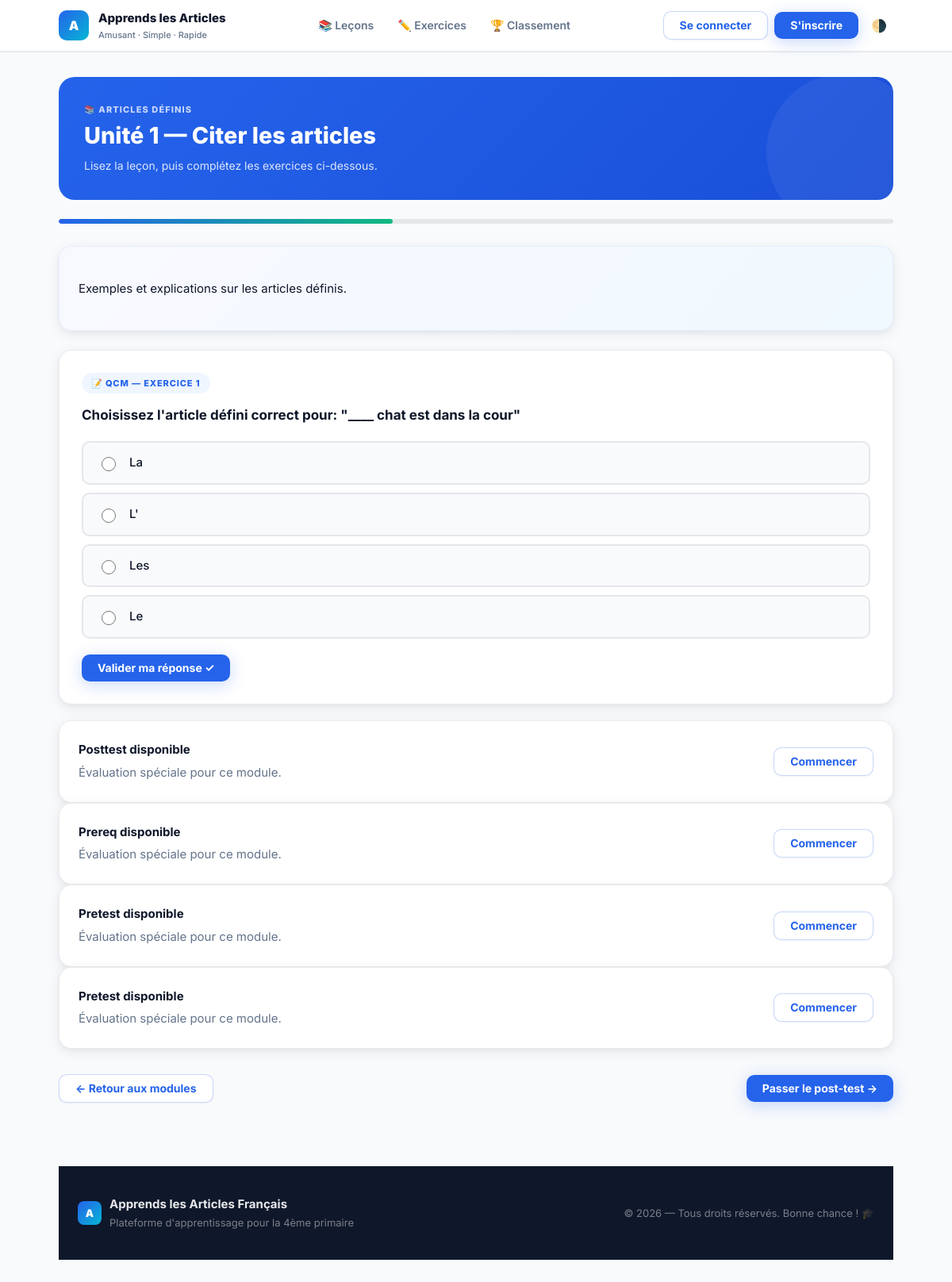
The app's page /lesson.php with its own data.
### tables this page shows
CREATE TABLE units (
  id INT AUTO_INCREMENT PRIMARY KEY,
  module_id INT NOT NULL,
  title VARCHAR(255) NOT NULL,
  content_html TEXT,
  `order` INT DEFAULT 0,
  FOREIGN KEY (module_id) REFERENCES modules(id) ON DELETE CASCADE
);

CREATE TABLE modules (
  id INT AUTO_INCREMENT PRIMARY KEY,
  title VARCHAR(255) NOT NULL,
  description TEXT,
  `order` INT DEFAULT 0,
  created_by INT NULL,
  cover_image VARCHAR(255) NULL,
  FOREIGN KEY (created_by) REFERENCES users(id) ON DELETE SET NULL
);

CREATE TABLE exercises (
  id INT AUTO_INCREMENT PRIMARY KEY,
  unit_id INT NOT NULL,
  type VARCHAR(30) NOT NULL,
  data JSON NOT NULL,
  points INT DEFAULT 1,
  `order` INT DEFAULT 0,
  FOREIGN KEY (unit_id) REFERENCES units(id) ON DELETE CASCADE
);

### public/lesson.php (the view, shortened to what this page needs)
<?php
require_once __DIR__.'/../src/auth.php';
$unit_id = isset($_GET['unit_id']) ? (int)$_GET['unit_id'] : 1;
$stmt = $pdo->prepare('SELECT u.*, m.title AS module_title FROM units u JOIN modules m ON m.id=u.module_id WHERE u.id = ?');
$stmt->execute([$unit_id]);
$unit = $stmt->fetch();
$stmt = $pdo->prepare('SELECT * FROM exercises WHERE unit_id = ? ORDER BY `order`');
$stmt->execute([$unit_id]);
$exercises = $stmt->fetchAll();
?><!doctype html>
<html lang="fr"><head>
<link rel="stylesheet" href="/assets/css/style.css">
</head><body>
<?php require_once __DIR__.'/../src/partials/header.php'; ?>
<main class="app-container">
  <div class="rd-lesson-hero rd-anim">
    <div class="rd-unit-tag">📚 <?=htmlspecialchars($unit['module_title'])?></div>
    <h1><?=htmlspecialchars($unit['title'])?></h1>
    <p>Lisez la leçon, puis complétez les exercices ci-dessous.</p>
  </div>
  <div class="rd-strip"><div class="rd-strip-fill" style="width:<?= min(100, count($exercises) > 0 ? 40 : 0) ?>%"></div></div>
  <div class="content card explain rd-anim rd-d1"><?= $unit['content_html'] ?></div>
  <?php $exIdx = 0; foreach ($exercises as $ex): ?>
  <?php $edata = json_decode($ex['data'], true); ?>
  <?php foreach ($edata as $idx => $q): ?>
    <?php if ($ex['type'] === 'mcq'): $exIdx++; ?>
    <div class="exercise card rd-anim">
      <div class="rd-ex-badge">📝 QCM — Exercice <?= $exIdx ?></div>
      <form method="post" data-etype="mcq" aria-label="Exercice QCM">
        <h3><?=htmlspecialchars($q['prompt'])?></h3>
        <div class="choices">
        <?php foreach ($q['choices'] as $c): ?>
          <label>
            <input type="radio" name="choice" value="<?=htmlspecialchars($c['text'])?>">
            <?=htmlspecialchars($c['text'])?>
          </label>
        <?php endforeach; ?>
        </div>
        <button class="btn" type="submit">Valider ma réponse ✓</button>
      </form>
    </div>
    <?php elseif (in_array($ex['type'], ['pretest','posttest','prereq'])): ?>
      <div class="card rd-anim" style="display:flex;align-items:center;justify-content:space-between;gap:16px">
        <div>
          <strong><?= ucfirst($ex['type']) ?> disponible</strong>
          <p class="muted" style="margin:4px 0 0">Évaluation spéciale pour ce module.</p>
        </div>
        <a class="btn secondary" href="/<?=htmlspecialchars($ex['type'])?>.php?module_id=<?=urlencode($unit['module_id'])?>">Commencer</a>
      </div>
    <?php else: ?>
      <div class="card muted rd-anim">Type d'exercice «<?=htmlspecialchars($ex['type'])?>» non supporté.</div>
    <?php endif; ?>
  <?php endforeach; ?>
  <?php endforeach; ?>
  <div style="margin-top:32px;display:flex;justify-content:space-between;align-items:center">
    <a class="btn secondary" href="/">&larr; Retour aux modules</a>
    <a class="btn" href="/posttest.php?module_id=<?= $unit['module_id'] ?>">Passer le post-test →</a>
  </div>
  <?php require_once __DIR__.'/../src/partials/footer.php'; ?>
</main>
</body></html>

### src/partials/header.php (shortened to what this page needs)
<?php
$user = null;
$exercisesHref = '/login.php';
?>
<link rel="stylesheet" href="/assets/css/redesign.css">
<header class="site-header" role="banner">
  <div class="rd-nav-inner">
    <a class="site-brand" href="/">
      <div class="brand-logo">A</div>
      <div>
        <div class="brand-title">Apprends les Articles</div>
        <div class="brand-subtitle">Amusant · Simple · Rapide</div>
      </div>
    </a>
    <nav class="rd-nav-links" aria-label="Navigation principale">
      <a class="rd-nav-link" href="/lesson.php">📚 Leçons</a>
      <a class="rd-nav-link" href="<?= htmlspecialchars($exercisesHref) ?>">✏️ Exercices</a>
      <a class="rd-nav-link" href="/leaderboard.php">🏆 Classement</a>
    </nav>
    <div class="header-actions">
      <?php if ($user): ?>
        <?php
          $xp = 0;
          try {
            $stmtxp = $pdo->prepare('SELECT COALESCE(SUM(score),0) AS xp FROM attempts WHERE user_id = ?');
            $stmtxp->execute([$user['id']]); $rowxp = $stmtxp->fetch(); $xp = (int)$rowxp['xp'];
          } catch(Exception $e){ $xp = 0; }
          $level = max(1, floor(pow(max(0,$xp)/100, 0.8)));
          $xp_for_level = 100 * pow($level, 1.25);
          $xp_for_next  = 100 * pow($level+1, 1.25);
          $pct = $xp_for_next > 0 ? max(0, min(100, round((($xp - $xp_for_level) / ($xp_for_next - $xp_for_level)) * 100))) : 0;
        ?>
        <div class="xp-bar" id="xpBar" data-xp="<?= $xp ?>" data-level="<?= $level ?>" style="display:none">
          <div class="xp-bar__fill" style="width:<?= $pct ?>%"></div>
        </div>
        <span style="font-size:12px;font-weight:700;color:var(--rd-primary);background:var(--rd-primary-light);padding:5px 12px;border-radius:999px;white-space:nowrap">
          ⭐ Niv.<?= $level ?>&nbsp;·&nbsp;<?= $xp ?> XP
        </span>
        <span class="muted" style="font-size:13px;font-weight:600;white-space:nowrap">
          <?= htmlspecialchars($user['display_name'] ?? $user['username']) ?>
        </span>
        <?php if ($user['role'] === 'teacher'): ?>
          <a class="btn secondary" href="/teacher/index.php" style="padding:7px 14px!important;font-size:13px!important">📊 Prof</a>
        <?php elseif ($user['role'] === 'admin'): ?>
          <a class="btn secondary" href="/admin/index.php" style="padding:7px 14px!important;font-size:13px!important">⚙️ Admin</a>
        <?php endif; ?>
        <a class="btn ghost" href="/logout.php" style="font-size:13px!important">Déconnexion</a>
      <?php else: ?>
        <a class="btn secondary" href="/login.php">Se connecter</a>
        <a class="btn" href="/register.php">S'inscrire</a>
      <?php endif; ?>
      <button id="toggleTheme" class="btn ghost" title="Basculer thème" style="padding:8px!important;font-size:16px!important;box-shadow:none!important">🌗</button>
    </div>
  </div>
</header>

### src/partials/footer.php
<?php $year = date('Y'); ?>
<footer class="site-footer" role="contentinfo">
  <div class="rd-footer-inner">
    <div style="display:flex;align-items:center;gap:10px">
      <div class="rd-footer-logo">A</div>
      <div>
        <div class="rd-footer-name">Apprends les Articles Français</div>
        <div class="rd-footer-copy">Plateforme d'apprentissage pour la 4ème primaire</div>
      </div>
    </div>
    <div class="rd-footer-copy">&copy; <?= $year ?> — Tous droits réservés. Bonne chance ! 🎓</div>
  </div>
</footer>

### public/assets/css/style.css (style rules this page uses)
:root { --color-bg: #f7fbff; --color-surface: #ffffff; --color-muted: #6b7280; --color-primary: #3D8AF7; --color-primary-600: #376fd0; --color-accent: #FFB74D; --color-success: #10B981; --color-danger: #EF4444; --color-glass: rgba(255,255,255,0.6); --font-sans: Inter, system-ui, -apple-system, "Segoe UI", Roboto, "Helvetica Neue", Arial; --space-1: 4px; --space-2: 8px; --space-3: 12px; --space-4: 16px; --space-5: 20px; --space-6: 24px; --space-7: 32px; --space-8: 40px; --radius-sm: 8px; --radius: 14px; --radius-lg: 20px; --shadow-sm: 0 4px 12px rgba(15,23,42,0.06); --shadow-md: 0 8px 24px rgba(15,23,42,0.08); --ease-fast: cubic-bezier(.2,.9,.2,1); --transition-fast: 180ms var(--ease-fast); }
* { box-sizing:border-box }
html,body { height:100% }
body { margin:0;padding:20px 36px;font-family:var(--font-sans); background:linear-gradient(180deg, #f0fbff 0%, var(--color-bg) 100%); color:var(--color-muted); -webkit-font-smoothing:antialiased; -moz-osx-font-smoothing:grayscale; }
.app-container { max-width:1100px;margin:0 auto }
.card { background:var(--color-surface);border-radius:var(--radius);box-shadow:var(--shadow-md);padding:18px }
.site-header { display:flex;align-items:center;justify-content:space-between;gap:12px;padding:10px 16px;margin-bottom:18px;border-radius:12px;background:linear-gradient(90deg, rgba(61,138,247,0.06), rgba(255,183,77,0.04)); }
.site-brand { display:flex;align-items:center;gap:12px }
.brand-logo { width:56px;height:56px;border-radius:12px;background:linear-gradient(135deg,var(--color-primary),#06b6d4);display:flex;align-items:center;justify-content:center;color:white;font-weight:800;font-size:20px }
.brand-title { font-size:18px;font-weight:700 }
.header-actions { display:flex;gap:8px;align-items:center }
.btn { display:inline-flex;align-items:center;gap:8px;padding:10px 14px;border-radius:12px;background:var(--color-primary);color:#fff;border:0;cursor:pointer;font-weight:700;box-shadow:var(--shadow-sm);transition:transform var(--transition-fast),box-shadow var(--transition-fast),filter var(--transition-fast) }
.btn.secondary { background:transparent;color:var(--color-primary);border:2px solid rgba(61,138,247,0.08);box-shadow:none }
.btn.ghost { background:transparent;color:var(--muted);border-radius:10px;padding:8px }
.muted { color:var(--muted) }
.explain { background:linear-gradient(90deg,#fff,#fcfff8);padding:12px;border-radius:10px;border:1px solid rgba(15,23,42,0.03) }
label { display:block;margin:8px 0;color:#0f172a;font-weight:600;font-size:14px }
input::placeholder,textarea::placeholder { color:rgba(15,23,42,0.4) }
button { cursor:pointer }
.exercise { margin-top:16px;padding:14px;border-radius:12px;border:1px solid rgba(15,23,42,0.03);background:linear-gradient(180deg,#ffffff,#fbfdff) }
.choices label { display:flex;align-items:center;gap:10px;padding:8px;border-radius:10px;margin:8px 0;border:1px solid transparent;transition:background .12s ease,border-color .12s ease }
.choices input[type=radio] { width:18px;height:18px }
.muted { color:var(--color-muted) }
.site-footer { margin-top:40px;text-align:center;color:var(--muted) }

### records on screen
units: module.title "ARTICLES DÉFINIS", title "Unité 1 — Citer les articles", content_html "Exemples et explications sur les articles définis."
exercises: prompt "Choisissez l'article défini correct pour: \"____ chat est dans la cour\"", text "La", text "L'", text "Les", text "Le"
exercises: type "Posttest"
exercises: type "Prereq"
exercises: type "Pretest"
exercises: type "Pretest"
